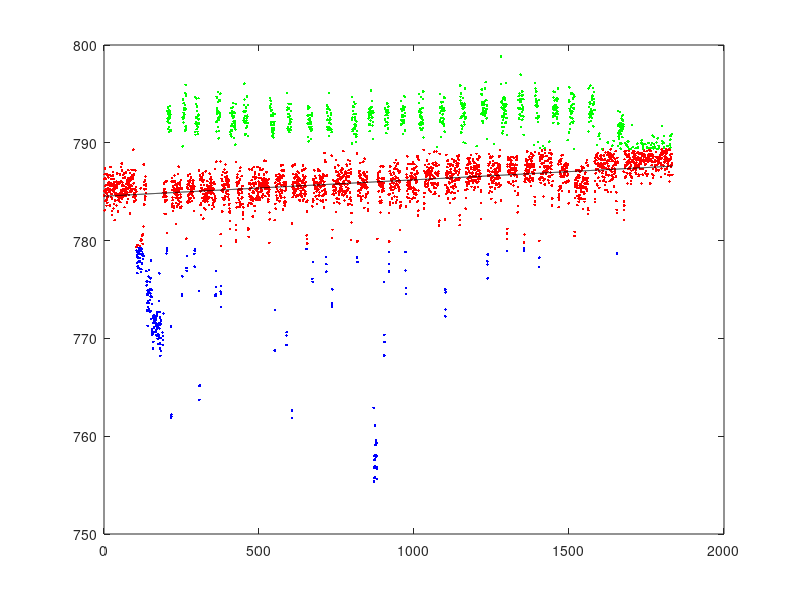

Source code (MATLAB):
% package loading shouldn't be needed in MatLab
% pkg load statistics

input  = load("samples.csv");
% size(input)
t = input(:,1);
data = input(:,3);

coef = 1;

% remove random outliers
df = data(2:end) - data(1:end-1);
s = std(df);
f = abs(df) < s*coef;
t = t(f);
data = data(f);

% find tranding

% clustering values
[idx, centers] = kmeans (data, 3);

plot(t(idx==1),data(idx==1),'r.')
hold on
plot(t(idx==2),data(idx==2),'b.')
plot(t(idx==3),data(idx==3),'g.')

mx = max(centers);
mn = min(centers);

trandingClass = -1;
for i = 1:length(centers)
    if centers(i) != mn && centers(i) != mx
        trandingClass = i;
        break
    end
end

trand = data(idx==trandingClass);
t_tr = t(idx == trandingClass);
p = polyfit(t_tr, trand, 1);
trand = polyval(p,t);
plot(t, trand, 'k')
data = data -trand;

ranges = [];
n = 1;
currentClass = idx(1);
for i = 2:length(idx)
    if idx(i) == currentClass
        ++n;
    else
        ranges = [ranges [currentClass; n]];
        currentClass = idx(i);
        n = 1;
    end
end
ranges = [ranges [currentClass; n]];